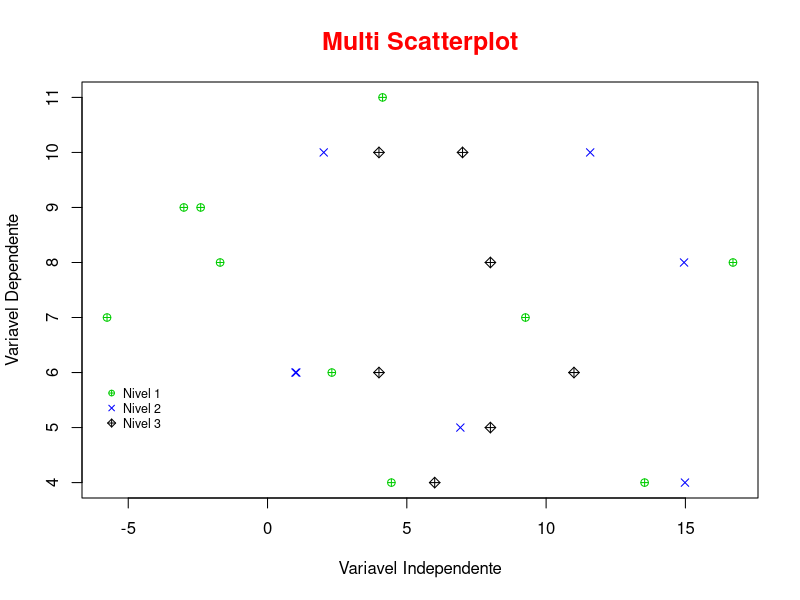
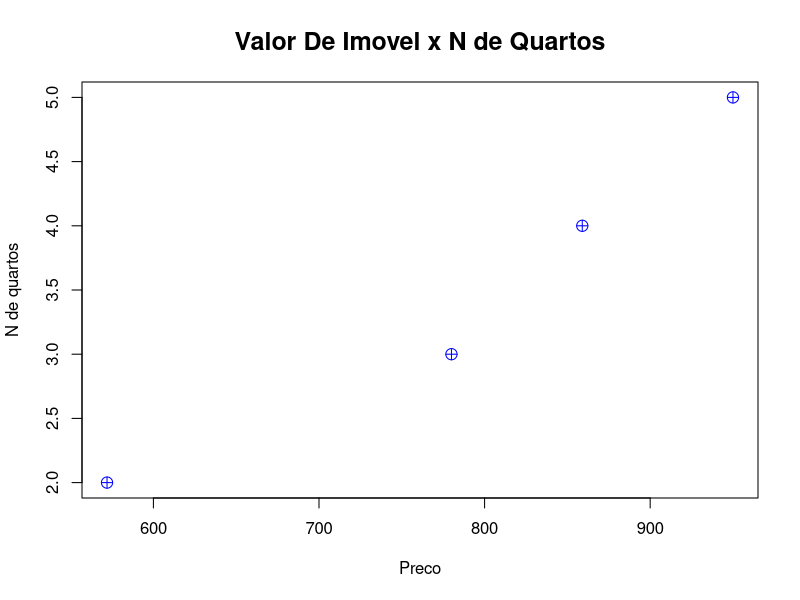

These charts were generated, in order, by the following R code:
# Gráficos em R - Scatterplots

# Configurando Diretório de Trabalho
setwd("C:/Users/Julia/Desktop/CienciaDeDados/1.Big-Data-Analytics-com-R-e-Microsoft-Azure-Machine-Learning/4.Linguagem-R-Graficos")
getwd()


# Scatterplots são um tipo de gráfico de dispersão bidimensional que é usado para visualizar a relação entre duas
# variáveis numéricas em um conjunto de dados. Na linguagem R, a função plot() é usada para criar scatterplots.

# Um scatterplot é formado por uma coleção de pontos, onde cada ponto representa uma observação nos dados.
# O eixo horizontal do gráfico é usado para representar uma variável, enquanto o eixo vertical é usado para
# representar a outra variável. Cada ponto no gráfico é posicionado de acordo com os valores correspondentes nas duas variáveis.

# Os scatterplots são úteis para identificar padrões e relações entre duas variáveis. Eles podem ser usados
# para detectar a existência de uma relação linear ou não-linear entre as variáveis, bem como para identificar
# valores extremos (outliers) ou agrupamentos de observações (clusters).

# Na linguagem R, os scatterplots podem ser personalizados com diferentes opções, como cores, 
# tamanhos de pontos e escalas de eixos, para tornar a visualização mais informativa e atraente.



# Definindo os dados

# o set.seed(67) é uma forma de produzir sempre os mesmos dados aleatorios (uma forma de compartilhar seu trabalho)
# com o set.seed(67) mesmo usando funcao que produzem numeros aleoatorios, eles sempre terao o mesmo valor toda vez q rodar o script

set.seed(67)
x = rnorm(10,5,7)
y = rpois(10,7)
z = rnorm(10,6,7)
t = rpois(10,9)

# Criar o plot

plot(x, y, col = 'green3', pch = 10, main = 'Multi Scatterplot',
     col.main = 'red', cex.main = 1.5,
     xlab = 'Variavel Independente', ylab = 'Variavel Dependente')

# Adiciona outros dados
points(z, t, col = 'blue', pch = 4)

# Adiciona mais dados
points(y, t, col = 777, pch = 9)

# Adiciona legenda

legend(-6, 5.9, legend = c('Nivel 1', 'Nivel 2', 'Nivel 3'),
       col = c('green3', 'blue', 777), pch = c(10,4,9),
       cex = 0.75, bty = 'n')




# exemplo com 4 casas com preco e numero de quartos (preco seria variavel dependente e n de quartos independente)

# criar dataframe com 2 colunas e 4 linhas
df_valor_casas <- data.frame(matrix(ncol = 2, nrow = 4))
View(df_valor_casas)

# renomear as colunas
colnames(df_valor_casas) <- c('Preco', 'N de Quartos')
rownames(df_valor_casas) <- c('Casa 1', 'Casa 2', 'Casa 3', 'Casa 4')

# atribuindo valores
df_valor_casas$Preco <- c(780, 572, 859, 950)
df_valor_casas$`N de Quartos` <- c(3, 2, 4, 5)

# criando direto na funcao
df_valor_casas2 <- data.frame(Preco = c(572, 780, 859, 950),
                              `N de Quartos` = c('2', '3', '4', '5'),
                               row.names = c('Casa 1', 'Casa 2', 'Casa 3', 'Casa 4'))

# criando plot

plot(df_valor_casas$Preco, df_valor_casas$`N de Quartos`, col = 'blue',
     pch = 10, cex = 1.5,
     main = 'Valor De Imovel x N de Quartos', col.main = 'black', cex.main = 1.5,
     xlab = 'Preco', ylab = 'N de quartos')


png('GraficoDisperSaoCasa.png', width = 1500, height = 1000, res = 100)

dev.off() # fecha o dispositivo de graficos
